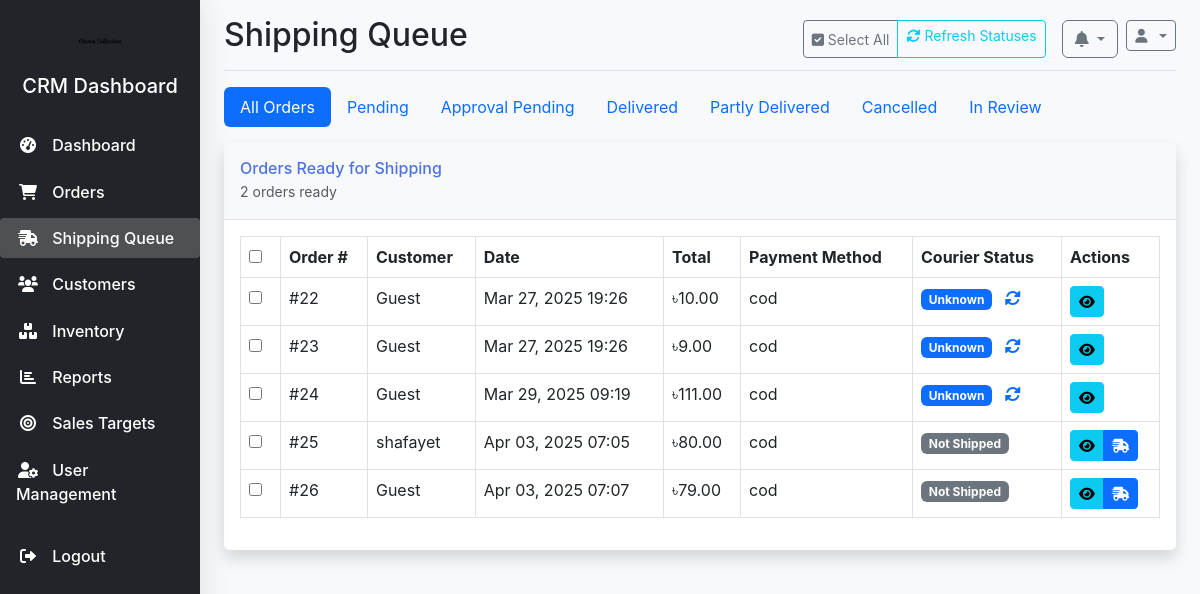
Screenshot of /crm/shipping/queue/ (signed in) with the database file from the repository.
### orders/models.py (models this page shows, shortened)
class Order(models.Model):
    order_number = models.CharField(max_length=20, unique=True, null=True, blank=True)
    customer = models.ForeignKey(User, on_delete=models.SET_NULL, related_name='orders', null=True, blank=True)
    shipping_address = models.TextField(null=True, blank=True)
    billing_address = models.TextField(blank=True, null=True)
    payment_method = models.CharField(max_length=50, null=True, blank=True)  # Made nullable
    payment_status = models.CharField(max_length=50, default='pending')
    total_amount = models.DecimalField(max_digits=10, decimal_places=2, null=True, blank=True)  # Made nullable
    created_at = models.DateTimeField(auto_now_add=True)
    updated_at = models.DateTimeField(auto_now=True)
    status = models.ForeignKey('crm.OrderStatus', on_delete=models.SET_NULL, null=True, blank=True)
    tracking_code = models.CharField(max_length=50, blank=True, null=True)
    consignment_id = models.CharField(max_length=50, blank=True, null=True)
    delivery_status = models.CharField(max_length=50, blank=True, null=True)
    inventory_updated = models.BooleanField(default=False)

### crm/views.py (the view, shortened to what this page needs)
# urls.py: path('shipping/queue/', views.shipping_queue, name='shipping_queue'),
@crm_login_required
def shipping_queue(request):
    status_filter = request.GET.get('status')
    orders = Order.objects.all()
    shipped_status = OrderStatus.objects.filter(
        Q(name__icontains='ship') | Q(name__icontains='dispatch')
    ).first()
    statuses = OrderStatus.objects.filter(is_active=True).order_by('sort_order')
    ready_for_shipping_count = orders.filter(
        Q(tracking_code__isnull=True) | Q(tracking_code='')
    ).count()
    context = {
        'orders': orders,
        'shipped_status': shipped_status,
        'statuses': statuses,
        'ready_for_shipping_count': ready_for_shipping_count,
        'status_filter': status_filter
    }
    return render(request, 'crm/shipping/queue.html', context)

### core/context_processors.py (called while the page is built)
def site_settings(request):
    return {
        'site_name': get_site_config('site_name', 'Bangladesh E-commerce'),
        'site_logo': get_site_config('site_logo', '/static/img/default-logo.png'),
        'contact_email': get_site_config('contact_email', 'info@example.com'),
        'contact_phone': get_site_config('contact_phone', '+880xxxxxxxxx'),
    }

### core/utils.py (called while the page is built)
def get_site_config(name, default=None):
    try:
        config = SiteConfiguration.objects.get(name=name, active=True)
        if config.value:
            return config.value
        elif config.image:
            return config.image.url
        return default
    except SiteConfiguration.DoesNotExist:
        return default

### crm/templates/crm/shipping/queue.html (shortened to what this page needs)
{% extends 'crm/base.html' %}
{% load static %}
{% block page_title %}Shipping Queue{% endblock %}
{% block header_buttons %}
<div class="btn-group me-2">
    <button class="btn btn-sm btn-outline-secondary" id="select-all">
        <i class="fas fa-check-square"></i> Select All
    </button>
    <a href="#" class="btn btn-sm btn-outline-info" id="refresh-statuses">
        <i class="fas fa-sync-alt"></i> Refresh Statuses
    </a>
</div>
{% endblock %}
{% block content %}
<div class="mb-3">
    <ul class="nav nav-pills">
        <li class="nav-item">
            <a class="nav-link {% if not request.GET.status %}active{% endif %}" href="{% url 'crm:shipping_queue' %}">
                All Orders
            </a>
        </li>
        <li class="nav-item">
            <a class="nav-link {% if request.GET.status == 'pending' %}active{% endif %}" href="{% url 'crm:shipping_queue' %}?status=pending">
                Pending
            </a>
        </li>
        <li class="nav-item">
            <a class="nav-link {% if request.GET.status == 'approval_pending' %}active{% endif %}" href="{% url 'crm:shipping_queue' %}?status=approval_pending">
                Approval Pending
            </a>
        </li>
        <li class="nav-item">
            <a class="nav-link {% if request.GET.status == 'delivered' %}active{% endif %}" href="{% url 'crm:shipping_queue' %}?status=delivered">
                Delivered
            </a>
        </li>
        <li class="nav-item">
            <a class="nav-link {% if request.GET.status == 'partly_delivered' %}active{% endif %}" href="{% url 'crm:shipping_queue' %}?status=partly_delivered">
                Partly Delivered
            </a>
        </li>
        <li class="nav-item">
            <a class="nav-link {% if request.GET.status == 'cancelled' %}active{% endif %}" href="{% url 'crm:shipping_queue' %}?status=cancelled">
                Cancelled
            </a>
        </li>
        <li class="nav-item">
            <a class="nav-link {% if request.GET.status == 'in_review' %}active{% endif %}" href="{% url 'crm:shipping_queue' %}?status=in_review">
                In Review
            </a>
        </li>
    </ul>
</div>
<div class="card shadow mb-4">
    <div class="card-header py-3">
        <h6 class="m-0 font-weight-bold text-primary">Orders Ready for Shipping</h6>
        <small class="text-muted">{{ ready_for_shipping_count }} orders ready</small>
    </div>
    <div class="card-body">
        <div class="table-responsive">
            <table class="table table-bordered" id="shippingTable" width="100%" cellspacing="0">
                <thead>
                    <tr>
                        <th style="width: 40px;">
                            <input type="checkbox" id="select-all-checkbox">
                        </th>
                        <th>Order #</th>
                        <th>Customer</th>
                        <th>Date</th>
                        <th>Total</th>
                        <th>Payment Method</th>
                        <th>Courier Status</th>
                        <th>Actions</th>
                    </tr>
                </thead>
                <tbody>
                    {% for order in orders %}
                    <tr data-status="{{ order.delivery_status|default:'not_shipped' }}">
                        <td>
                            <input type="checkbox" class="order-checkbox" value="{{ order.id }}">
                        </td>
                        <td>#{{ order.id }}</td>
                        <td>
                            {% if order.customer %}
                                {{ order.customer.get_full_name|default:order.customer.username }}
                            {% else %}
                                Guest
                            {% endif %}
                        </td>
                        <td>{{ order.created_at|date:"M d, Y H:i" }}</td>
                        <td>৳{{ order.total_amount|floatformat:2 }}</td>
                        <td>{{ order.payment_method }}</td>
                        <td class="courier-status" data-order-id="{{ order.id }}">
                            {% if order.tracking_code %}
                                <span class="badge {% if order.delivery_status == 'delivered' %}bg-success{% elif order.delivery_status == 'cancelled' %}bg-danger{% elif order.delivery_status == 'partly_delivered' %}bg-warning{% elif order.delivery_status == 'in_review' %}bg-info{% elif order.delivery_status == 'approval_pending' %}bg-secondary{% else %}bg-primary{% endif %}">
                                    {% with status=order.delivery_status|default:"pending"|title %}
                                        {{ status|cut:"_"|title }}
                                    {% endwith %}
                                </span>
                                <a href="#" class="refresh-status-btn ms-2" data-order-id="{{ order.id }}" data-tracking-code="{{ order.tracking_code }}">
                                    <i class="fas fa-sync-alt"></i>
                                </a>
                            {% else %}
                                <span class="badge bg-secondary">Not Shipped</span>
                            {% endif %}
                        </td>
                        <td>
                            <div class="btn-group">
                                <a href="{% url 'crm:order_detail' order.id %}" class="btn btn-sm btn-info">
                                    <i class="fas fa-eye"></i>
                                </a>
                                {% if not order.tracking_code %}
                                <a href="{% url 'crm:ship_order' order.id %}" class="btn btn-sm btn-primary">
                                    <i class="fas fa-shipping-fast"></i>
                                </a>
                                {% endif %}
                            </div>
                        </td>
                    </tr>
                    {% empty %}
                    <tr>
                        <td colspan="8" class="text-center">No orders ready for shipping</td>
                    </tr>
                    {% endfor %}
                </tbody>
            </table>
        </div>
    </div>
</div>
{% endblock %}

### crm/static/crm/css/style.css (style rules this page uses)
body { font-family: 'Nunito', -apple-system, BlinkMacSystemFont, "Segoe UI", Roboto, "Helvetica Neue", Arial, sans-serif; background-color: #f8f9fc; }
.card { border: none; box-shadow: 0 0.15rem 1.75rem 0 rgba(58, 59, 69, 0.1); border-radius: 0.35rem; }
.card-header { background-color: #f8f9fc; border-bottom: 1px solid #e3e6f0; }
.text-primary { color: #4e73df !important; }
.table-responsive { overflow-x: auto; }

### rows the page displays
Order: id "22", shows "Guest", created_at "Mar 27, 2025 19:26", total_amount "10.00", payment_method "cod", delivery_status "Unknown"
Order: id "23", shows "Guest", created_at "Mar 27, 2025 19:26", total_amount "9.00", payment_method "cod", delivery_status "Unknown"
Order: id "24", shows "Guest", created_at "Mar 29, 2025 09:19", total_amount "111.00", payment_method "cod", delivery_status "Unknown"
Order: id "25", customer.get_full_name "shafayet", created_at "Apr 03, 2025 07:05", total_amount "80.00", payment_method "cod", shows "Not Shipped"
Order: id "26", shows "Guest", created_at "Apr 03, 2025 07:07", total_amount "79.00", payment_method "cod", shows "Not Shipped"

### other values shown
{{ ready_for_shipping_count }} "2"
